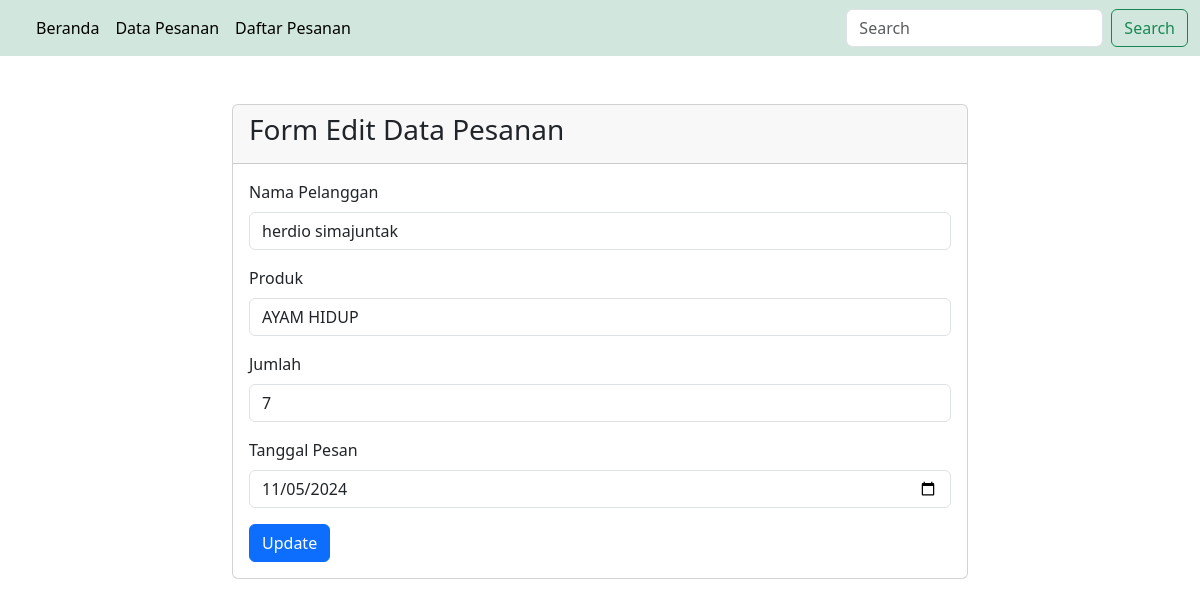
The page /Data_pesanan/edit.php?id=6 on the database its author committed.
### tables this page shows
CREATE TABLE `pesanans` (
  `id_pesanan` int(11) NOT NULL,
  `nama_pelanggan` varchar(100) NOT NULL,
  `produk` varchar(50) NOT NULL,
  `jumlah` int(11) NOT NULL,
  `tanggal_pesan` date NOT NULL
);

### Data_pesanan/edit.php (the view, shortened to what this page needs)
<?php
include("../koneksi.php");
$id = $_GET['id'];
$ambil = "SELECT * FROM pesanans WHERE id_pesanan='$id'";
$edit = mysqli_query($koneksi,$ambil);
$data = mysqli_fetch_array($edit);
?>
<!DOCTYPE html>
<html lang="en">
<head>
    <link rel="stylesheet" href="../css/bootstrap.css">
    <link rel="stylesheet" href="../css/all.css">
</head>
<body>
    <?php
    include_once('../navbar.php');
    ?>
    <div class="container">
        <div class="row mt-5">
            <div class="col-8 m-auto">
                <div class="card">
                    <div class="card-header">
                        <h3 class="float-start"> Form Edit Data Pesanan</h3>
                    </div>
                    <div class="card-body">
                        <form action="update.php" method="post">
                            <div class="mb-3">
                                <label for="exampleInputEmail1" class="form-label">Nama Pelanggan</label>
                                <input type="text" readonly value="<?=$data['nama_pelanggan']?>" name="nama" class="form-control" id="exampleInputEmail1" aria-describedby="emailHelp">
                            </div>
                            <div class="mb-3">
                                <label for="exampleInputPassword1" class="form-label">Produk</label>
                                <select name="produk" id="" class="form-control">
                                    <option value=""><?=$data['produk']?></option>
                                </select>
                            </div>
                            <div class="mb-3">
                                <label for="exampleInputPassword1" class="form-label">Jumlah</label>
                                <input type="text" value="<?=$data['jumlah']?>" name="jumlah" class="form-control" id="exampleInputPassword1">
                            </div>
                            <div class="mb-3">
                                <label for="exampleInputPassword1" class="form-label">Tanggal Pesan</label>
                                <input type="date" value="<?=$data['tanggal_pesan']?>" name="tanggalPesan" class="form-control" id="exampleInputPassword1">
                            </div>
                            <button type="submit" class="btn btn-primary" href="index.php">Update</button>
                        </form>
                    </div>
                </div>
            </div>
        </div>
    </div>
</body>
</html>

### rows shown on the page
pesanans: nama "herdio simajuntak", produk "AYAM HIDUP", jumlah "7", tanggalPesan "11/05/2024"
